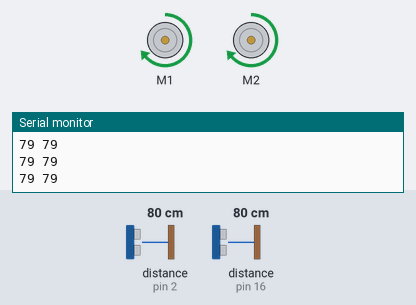
This sketch was run on a simulated Arduino Uno, built with avr-gcc and run on an emulated ATmega328P. Parts: 2 × DC motor (green arrow = forward, orange = backward, longer = faster), the last lines printed to the serial monitor. Wiring (inferred from the names in the program): 2 × ultrasonic range finder: trigger pin 4, echo pin 2 / trigger pin 18, echo pin 16. The test bench sets the inputs (shaded band); at power-on: distance to the obstacle (sensors on pin 2, pin 16) 80 cm. The echo pulse lasts 58.3 µs per cm. At 12.7 s the program stops and its outputs stay as they are.

Above: at 1.2 s.
1.3 s: distance to the obstacle (sensor on pin 2) set to 120 cm
At 13.9 s:
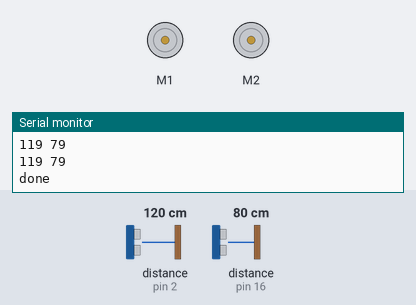
Timing chart, 0 to 14.2 s (numbered marks = the images above; inputs shaded):
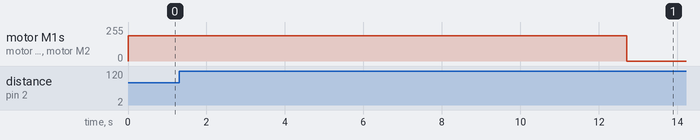

Measured:
- after the input at 1.3 s, motor M1, motor M2: forward 191/255 → stopped after 11.4 s instead of 9.3 s

The sketch:

plot.uno.ino
```cpp
#define ECHO_L 2
#define TRIGGER_L 4
#define ECHO_R 16
#define TRIGGER_R 18
#include "DualMC33926MotorShield.h"

int32_t sonarL;
int32_t sonarR;
int32_t duration;
int count = 0;

void updateProximity()
{
  duration = 0;
  while (duration < 582 || duration > 23280)
  {
    digitalWrite(TRIGGER_R, LOW);
    delayMicroseconds(2);
    digitalWrite(TRIGGER_R, HIGH);
    delayMicroseconds(10);
    digitalWrite(TRIGGER_R, LOW);
    duration = pulseIn(ECHO_R, HIGH);
  }
  sonarR = duration/58.2;

  duration = 0;
  while (duration < 582 || duration > 23280)
  {
    digitalWrite(TRIGGER_L, LOW);
    delayMicroseconds(2);
    digitalWrite(TRIGGER_L, HIGH);
    delayMicroseconds(10);
    digitalWrite(TRIGGER_L, LOW);
    duration = pulseIn(ECHO_L, HIGH);
  }
  sonarL = duration/58.2;
}

  DualMC33926MotorShield md;
void setup() {
  Serial.begin(9600);

  pinMode(TRIGGER_L, OUTPUT);
  pinMode(ECHO_L, INPUT);

  pinMode(TRIGGER_R, OUTPUT);
  pinMode(ECHO_R, INPUT);
  // put your setup code here, to run once:
  md.init();
  md.setSpeeds(300, 300);
}

void loop() {
  if (count < 1000)
  {
    updateProximity();
    // put your main code here, to run repeatedly:
    Serial.print(sonarL);
    Serial.print(" ");
    Serial.println(sonarR);
    count++;
  }
  else
  {
    Serial.println("done");
    md.setSpeeds(0, 0);
    while(1);
  }
}
```
